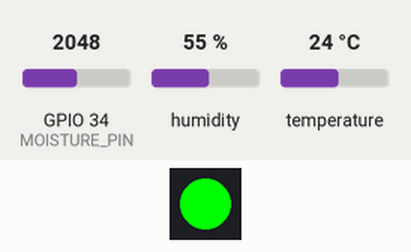
Recording of a sketch running on a simulated ESP32. On the bench: 1 RGB LEDs in strip order, left to right. The inputs (shaded band) are chosen by the test bench; at power-on: GPIO 34 (MOISTURE_PIN) = 2048, humidity 55 %, temperature 24 °C. WiFi joins after 1.5 s; servers stay silent unless stated; what the sketch prints to the serial monitor is not drawn.

Above: at 3.0 s.
3.1 s: GPIO 34 (MOISTURE_PIN) set to 1550
6.9 s: GPIO 34 (MOISTURE_PIN) set to 1457
At 8.3 s:
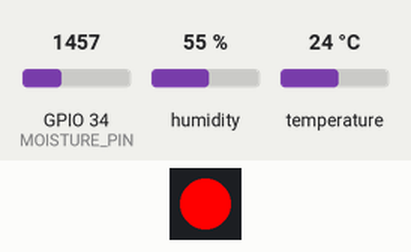
10.7 s: GPIO 34 (MOISTURE_PIN) set to 1540
At 12.0 s:
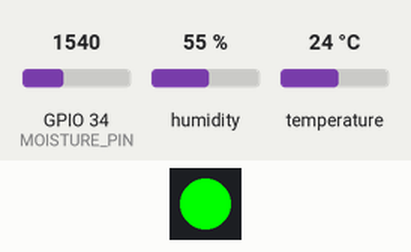
14.5 s: GPIO 34 (MOISTURE_PIN) set to 1460
At 18.3 s:
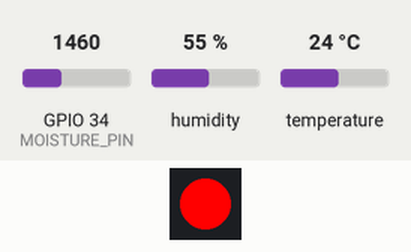
Timing chart, 0 to 19.3 s (numbered marks = the images above; inputs shaded):
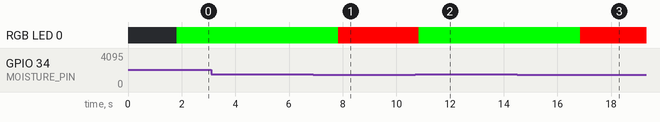

Measured:
- the behaviour switches between 1500 and 1499 on GPIO 34 (MOISTURE_PIN) (found by bisection; images 0 and 1)
- after the input at 3.1 s, every drawn part: stays the same
- after the input at 6.9 s, RGB LED 0: RGB(0, 255, 0) → RGB(255, 0, 0) after 0.93 s
- after the input at 10.7 s, RGB LED 0: RGB(255, 0, 0) → RGB(0, 255, 0) after 0.13 s
- after the input at 14.5 s, RGB LED 0: RGB(0, 255, 0) → RGB(255, 0, 0) after 2.3 s

The sketch:

smart_plant_buddy_v3.ino
```cpp
#include <WiFi.h>
#include <WiFiClient.h>
#include <BlynkSimpleEsp32.h>
#include "DHT.h"
#include <Adafruit_NeoPixel.h>

// --- CONFIG ---
#define BLYNK_TEMPLATE_ID "YourTemplateID"
#define BLYNK_AUTH_TOKEN  "YourAuthToken"

const char* ssid = "your_wifi_name";
const char* password = "your_wifi_password";

// --- PINS ---
#define MOISTURE_PIN 34
#define DHT_PIN 25
#define LED_PIN 14
#define NUMPIXELS 1
#define DHTTYPE DHT22 // or DHT11

// --- COMPONENTS ---
Adafruit_NeoPixel pixels(NUMPIXELS, LED_PIN, NEO_GRB + NEO_KHZ800);
DHT dht(DHT_PIN, DHTTYPE);

// --- VARIABLES ---
int moistureValue;
int threshold = 1500; // adjust after calibration
float temperature, humidity;

// --- BLYNK VIRTUAL PINS ---
#define VPIN_TEMP V0
#define VPIN_HUM  V1
#define VPIN_MOISTURE V2

void setup() {
  Serial.begin(115200);
  pixels.begin();
  pixels.show();
  dht.begin();

  connectWiFi();
  Blynk.begin(BLYNK_AUTH_TOKEN, ssid, password);
}

void loop() {
  Blynk.run();

  moistureValue = analogRead(MOISTURE_PIN);
  temperature = dht.readTemperature();
  humidity = dht.readHumidity();

  Serial.println("-----");
  Serial.printf("Moisture: %d | Temp: %.1f°C | Humidity: %.1f%%\n", moistureValue, temperature, humidity);

  Blynk.virtualWrite(VPIN_TEMP, temperature);
  Blynk.virtualWrite(VPIN_HUM, humidity);
  Blynk.virtualWrite(VPIN_MOISTURE, moistureValue);

  if (moistureValue < threshold) {
    setLEDColor(255, 0, 0); // dry = red
  } else {
    setLEDColor(0, 255, 0); // good = green
  }

  delay(3000);
}

void connectWiFi() {
  Serial.print("Connecting to WiFi...");
  WiFi.begin(ssid, password);
  while (WiFi.status() != WL_CONNECTED) {
    delay(500);
    Serial.print(".");
  }
  Serial.println(" Connected!");
}

void setLEDColor(int r, int g, int b) {
  pixels.setPixelColor(0, pixels.Color(r, g, b));
  pixels.show();
}
```
